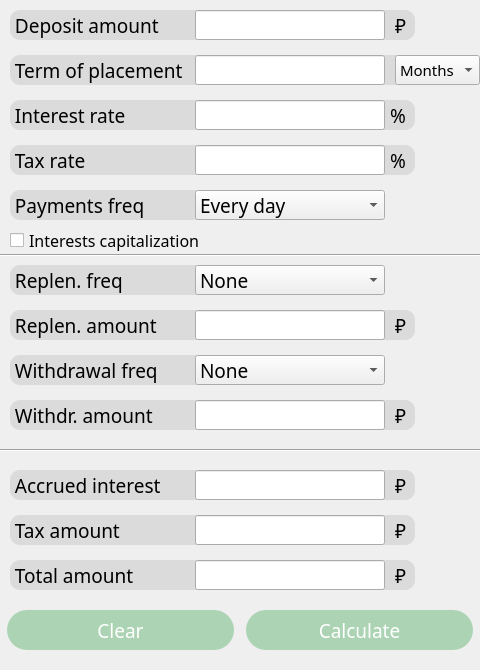
<?xml version="1.0" encoding="UTF-8"?>
<ui version="4.0">
 <class>Deposit</class>
 <widget class="QWidget" name="Deposit">
  <property name="geometry">
   <rect>
    <x>0</x>
    <y>0</y>
    <width>480</width>
    <height>670</height>
   </rect>
  </property>
  <property name="windowTitle">
   <string>Form</string>
  </property>
  <widget class="QLabel" name="label_2">
   <property name="geometry">
    <rect>
     <x>395</x>
     <y>10</y>
     <width>40</width>
     <height>30</height>
    </rect>
   </property>
   <property name="font">
    <font>
     <family>SB Sans Text</family>
     <pointsize>14</pointsize>
    </font>
   </property>
   <property name="text">
    <string>₽</string>
   </property>
  </widget>
  <widget class="QLabel" name="label">
   <property name="geometry">
    <rect>
     <x>10</x>
     <y>10</y>
     <width>405</width>
     <height>30</height>
    </rect>
   </property>
   <property name="font">
    <font>
     <family>SB Sans Text</family>
     <pointsize>14</pointsize>
    </font>
   </property>
   <property name="styleSheet">
    <string notr="true">QLabel {
  background-color: #dbdbdb;
border-radius: 10px;
}</string>
   </property>
   <property name="text">
    <string> Deposit amount</string>
   </property>
  </widget>
  <widget class="QLineEdit" name="dep_amount">
   <property name="geometry">
    <rect>
     <x>195</x>
     <y>10</y>
     <width>190</width>
     <height>30</height>
    </rect>
   </property>
   <property name="font">
    <font>
     <family>SB Sans Text</family>
     <pointsize>14</pointsize>
    </font>
   </property>
   <property name="styleSheet">
    <string notr="true">QLineEdit {
  qproperty-alignment: 'AlignVCenter | AlignHCenter';
  border-radius: 10px;
}

background-color : white;</string>
   </property>
  </widget>
  <widget class="QLineEdit" name="int_rate">
   <property name="geometry">
    <rect>
     <x>195</x>
     <y>100</y>
     <width>190</width>
     <height>30</height>
    </rect>
   </property>
   <property name="font">
    <font>
     <family>SB Sans Text</family>
     <pointsize>14</pointsize>
    </font>
   </property>
   <property name="styleSheet">
    <string notr="true">QLineEdit {
  qproperty-alignment: 'AlignVCenter | AlignHCenter';
  border-radius: 10px;
}

background-color : white;</string>
   </property>
  </widget>
  <widget class="QLabel" name="label_4">
   <property name="enabled">
    <bool>true</bool>
   </property>
   <property name="geometry">
    <rect>
     <x>10</x>
     <y>55</y>
     <width>395</width>
     <height>30</height>
    </rect>
   </property>
   <property name="font">
    <font>
     <family>SB Sans Text</family>
     <pointsize>14</pointsize>
    </font>
   </property>
   <property name="styleSheet">
    <string notr="true">QLabel {
background-color: #dbdbdb;
border-radius: 10px;
}</string>
   </property>
   <property name="text">
    <string> Term of placement</string>
   </property>
  </widget>
  <widget class="QLineEdit" name="place_term">
   <property name="geometry">
    <rect>
     <x>195</x>
     <y>55</y>
     <width>190</width>
     <height>30</height>
    </rect>
   </property>
   <property name="font">
    <font>
     <family>SB Sans Text</family>
     <pointsize>14</pointsize>
    </font>
   </property>
   <property name="styleSheet">
    <string notr="true">QLineEdit {
  qproperty-alignment: 'AlignVCenter | AlignHCenter';
  border-radius: 10px;
}

background-color : white;</string>
   </property>
  </widget>
  <widget class="QComboBox" name="month_year">
   <property name="geometry">
    <rect>
     <x>395</x>
     <y>55</y>
     <width>85</width>
     <height>30</height>
    </rect>
   </property>
   <property name="font">
    <font>
     <family>SB Sans Text</family>
     <pointsize>11</pointsize>
    </font>
   </property>
   <item>
    <property name="text">
     <string>Months</string>
    </property>
   </item>
   <item>
    <property name="text">
     <string>Years</string>
    </property>
   </item>
  </widget>
  <widget class="QLabel" name="label_5">
   <property name="geometry">
    <rect>
     <x>10</x>
     <y>100</y>
     <width>405</width>
     <height>30</height>
    </rect>
   </property>
   <property name="font">
    <font>
     <family>SB Sans Text</family>
     <pointsize>14</pointsize>
    </font>
   </property>
   <property name="styleSheet">
    <string notr="true">QLabel {
  background-color: #dbdbdb;
border-radius: 10px;
}</string>
   </property>
   <property name="text">
    <string> Interest rate</string>
   </property>
  </widget>
  <widget class="QLabel" name="label_3">
   <property name="geometry">
    <rect>
     <x>390</x>
     <y>100</y>
     <width>40</width>
     <height>30</height>
    </rect>
   </property>
   <property name="font">
    <font>
     <family>SB Sans Text</family>
     <pointsize>14</pointsize>
    </font>
   </property>
   <property name="text">
    <string>%</string>
   </property>
  </widget>
  <widget class="QLineEdit" name="tax_rate">
   <property name="geometry">
    <rect>
     <x>195</x>
     <y>145</y>
     <width>190</width>
     <height>30</height>
    </rect>
   </property>
   <property name="font">
    <font>
     <family>SB Sans Text</family>
     <pointsize>14</pointsize>
    </font>
   </property>
   <property name="styleSheet">
    <string notr="true">QLineEdit {
  qproperty-alignment: 'AlignVCenter | AlignHCenter';
  border-radius: 10px;
}

background-color : white;</string>
   </property>
  </widget>
  <widget class="QLabel" name="label_6">
   <property name="geometry">
    <rect>
     <x>10</x>
     <y>145</y>
     <width>405</width>
     <height>30</height>
    </rect>
   </property>
   <property name="font">
    <font>
     <family>SB Sans Text</family>
     <pointsize>14</pointsize>
    </font>
   </property>
   <property name="styleSheet">
    <string notr="true">QLabel {
  background-color: #dbdbdb;
border-radius: 10px;
}</string>
   </property>
   <property name="text">
    <string> Tax rate</string>
   </property>
  </widget>
  <widget class="QLabel" name="label_7">
   <property name="geometry">
    <rect>
     <x>390</x>
     <y>145</y>
     <width>40</width>
     <height>30</height>
    </rect>
   </property>
   <property name="font">
    <font>
     <family>SB Sans Text</family>
     <pointsize>14</pointsize>
    </font>
   </property>
   <property name="text">
    <string>%</string>
   </property>
  </widget>
  <widget class="QLabel" name="pay_freq_label">
   <property name="geometry">
    <rect>
     <x>10</x>
     <y>190</y>
     <width>220</width>
     <height>30</height>
    </rect>
   </property>
   <property name="font">
    <font>
     <family>SB Sans Text</family>
     <pointsize>14</pointsize>
    </font>
   </property>
   <property name="styleSheet">
    <string notr="true">QLabel {
  background-color: #dbdbdb;
border-radius: 10px;
}</string>
   </property>
   <property name="text">
    <string> Payments freq</string>
   </property>
  </widget>
  <widget class="QComboBox" name="paym_freq">
   <property name="geometry">
    <rect>
     <x>195</x>
     <y>190</y>
     <width>190</width>
     <height>30</height>
    </rect>
   </property>
   <property name="font">
    <font>
     <family>SB Sans Text</family>
     <pointsize>14</pointsize>
    </font>
   </property>
   <property name="styleSheet">
    <string notr="true"/>
   </property>
   <property name="currentText">
    <string>Every day</string>
   </property>
   <item>
    <property name="text">
     <string>Every day</string>
    </property>
   </item>
   <item>
    <property name="text">
     <string>Every week</string>
    </property>
   </item>
   <item>
    <property name="text">
     <string>Once a month</string>
    </property>
   </item>
   <item>
    <property name="text">
     <string>Every quarter</string>
    </property>
   </item>
   <item>
    <property name="text">
     <string>Every 6 month</string>
    </property>
   </item>
   <item>
    <property name="text">
     <string>Every year</string>
    </property>
   </item>
   <item>
    <property name="text">
     <string>At the end</string>
    </property>
   </item>
  </widget>
  <widget class="QCheckBox" name="capitalisation">
   <property name="geometry">
    <rect>
     <x>10</x>
     <y>225</y>
     <width>271</width>
     <height>30</height>
    </rect>
   </property>
   <property name="font">
    <font>
     <family>SB Sans Text</family>
     <pointsize>12</pointsize>
    </font>
   </property>
   <property name="styleSheet">
    <string notr="true"/>
   </property>
   <property name="text">
    <string>Interests capitalization</string>
   </property>
  </widget>
  <widget class="QLabel" name="label_9">
   <property name="geometry">
    <rect>
     <x>10</x>
     <y>310</y>
     <width>405</width>
     <height>30</height>
    </rect>
   </property>
   <property name="font">
    <font>
     <family>SB Sans Text</family>
     <pointsize>14</pointsize>
    </font>
   </property>
   <property name="styleSheet">
    <string notr="true">QLabel {
  background-color: #dbdbdb;
border-radius: 10px;
}</string>
   </property>
   <property name="text">
    <string> Replen. amount</string>
   </property>
  </widget>
  <widget class="QLabel" name="label_11">
   <property name="geometry">
    <rect>
     <x>10</x>
     <y>265</y>
     <width>220</width>
     <height>30</height>
    </rect>
   </property>
   <property name="font">
    <font>
     <family>SB Sans Text</family>
     <pointsize>14</pointsize>
    </font>
   </property>
   <property name="styleSheet">
    <string notr="true">QLabel {
  background-color: #dbdbdb;
border-radius: 10px;
}</string>
   </property>
   <property name="text">
    <string> Replen. freq</string>
   </property>
  </widget>
  <widget class="QComboBox" name="repl_freq">
   <property name="geometry">
    <rect>
     <x>195</x>
     <y>265</y>
     <width>190</width>
     <height>30</height>
    </rect>
   </property>
   <property name="font">
    <font>
     <family>SB Sans Text</family>
     <pointsize>14</pointsize>
    </font>
   </property>
   <property name="styleSheet">
    <string notr="true"/>
   </property>
   <property name="currentText">
    <string>None</string>
   </property>
   <item>
    <property name="text">
     <string>None</string>
    </property>
   </item>
   <item>
    <property name="text">
     <string>Once a month</string>
    </property>
   </item>
   <item>
    <property name="text">
     <string>Every quarter</string>
    </property>
   </item>
   <item>
    <property name="text">
     <string>Every 6 month</string>
    </property>
   </item>
   <item>
    <property name="text">
     <string>Every year</string>
    </property>
   </item>
  </widget>
  <widget class="QLineEdit" name="rep_amo">
   <property name="geometry">
    <rect>
     <x>195</x>
     <y>310</y>
     <width>190</width>
     <height>30</height>
    </rect>
   </property>
   <property name="font">
    <font>
     <family>SB Sans Text</family>
     <pointsize>14</pointsize>
    </font>
   </property>
   <property name="styleSheet">
    <string notr="true">QLineEdit {
  qproperty-alignment: 'AlignVCenter | AlignHCenter';
  border-radius: 10px;
}

background-color : white;</string>
   </property>
  </widget>
  <widget class="QLabel" name="label_10">
   <property name="geometry">
    <rect>
     <x>395</x>
     <y>310</y>
     <width>40</width>
     <height>30</height>
    </rect>
   </property>
   <property name="font">
    <font>
     <family>SB Sans Text</family>
     <pointsize>14</pointsize>
    </font>
   </property>
   <property name="text">
    <string>₽</string>
   </property>
  </widget>
  <widget class="Line" name="line">
   <property name="geometry">
    <rect>
     <x>0</x>
     <y>245</y>
     <width>491</width>
     <height>20</height>
    </rect>
   </property>
   <property name="orientation">
    <enum>Qt::Horizontal</enum>
   </property>
  </widget>
  <widget class="QComboBox" name="withdr_freq">
   <property name="geometry">
    <rect>
     <x>195</x>
     <y>355</y>
     <width>190</width>
     <height>30</height>
    </rect>
   </property>
   <property name="font">
    <font>
     <family>SB Sans Text</family>
     <pointsize>14</pointsize>
    </font>
   </property>
   <property name="styleSheet">
    <string notr="true"/>
   </property>
   <property name="currentText">
    <string>None</string>
   </property>
   <item>
    <property name="text">
     <string>None</string>
    </property>
   </item>
   <item>
    <property name="text">
     <string>Once a month</string>
    </property>
   </item>
   <item>
    <property name="text">
     <string>Every quarter</string>
    </property>
   </item>
   <item>
    <property name="text">
     <string>Every 6 month</string>
    </property>
   </item>
   <item>
    <property name="text">
     <string>Every year</string>
    </property>
   </item>
  </widget>
  <widget class="QLabel" name="label_12">
   <property name="geometry">
    <rect>
     <x>10</x>
     <y>355</y>
     <width>220</width>
     <height>30</height>
    </rect>
   </property>
   <property name="font">
    <font>
     <family>SB Sans Text</family>
     <pointsize>14</pointsize>
    </font>
   </property>
   <property name="styleSheet">
    <string notr="true">QLabel {
  background-color: #dbdbdb;
border-radius: 10px;
}</string>
   </property>
   <property name="text">
    <string> Withdrawal freq</string>
   </property>
  </widget>
  <widget class="QLabel" name="label_13">
   <property name="geometry">
    <rect>
     <x>10</x>
     <y>400</y>
     <width>405</width>
     <height>30</height>
    </rect>
   </property>
   <property name="font">
    <font>
     <family>SB Sans Text</family>
     <pointsize>14</pointsize>
    </font>
   </property>
   <property name="styleSheet">
    <string notr="true">QLabel {
  background-color: #dbdbdb;
border-radius: 10px;
}</string>
   </property>
   <property name="text">
    <string> Withdr. amount</string>
   </property>
  </widget>
  <widget class="QLabel" name="label_14">
   <property name="geometry">
    <rect>
     <x>395</x>
     <y>400</y>
     <width>40</width>
     <height>30</height>
    </rect>
   </property>
   <property name="font">
    <font>
     <family>SB Sans Text</family>
     <pointsize>14</pointsize>
    </font>
   </property>
   <property name="text">
    <string>₽</string>
   </property>
  </widget>
  <widget class="QLineEdit" name="withd_amo">
   <property name="geometry">
    <rect>
     <x>195</x>
     <y>400</y>
     <width>190</width>
     <height>30</height>
    </rect>
   </property>
   <property name="font">
    <font>
     <family>SB Sans Text</family>
     <pointsize>14</pointsize>
    </font>
   </property>
   <property name="styleSheet">
    <string notr="true">QLineEdit {
  qproperty-alignment: 'AlignVCenter | AlignHCenter';
  border-radius: 10px;
}

background-color : white;</string>
   </property>
  </widget>
  <widget class="Line" name="line_2">
   <property name="geometry">
    <rect>
     <x>0</x>
     <y>440</y>
     <width>491</width>
     <height>20</height>
    </rect>
   </property>
   <property name="font">
    <font>
     <bold>false</bold>
    </font>
   </property>
   <property name="orientation">
    <enum>Qt::Horizontal</enum>
   </property>
  </widget>
  <widget class="QLabel" name="llaabb">
   <property name="geometry">
    <rect>
     <x>10</x>
     <y>470</y>
     <width>405</width>
     <height>30</height>
    </rect>
   </property>
   <property name="font">
    <font>
     <family>SB Sans Text</family>
     <pointsize>14</pointsize>
    </font>
   </property>
   <property name="styleSheet">
    <string notr="true">QLabel {
  background-color: #dbdbdb;
border-radius: 10px;
}</string>
   </property>
   <property name="text">
    <string> Accrued interest</string>
   </property>
  </widget>
  <widget class="QLineEdit" name="acc_int">
   <property name="geometry">
    <rect>
     <x>195</x>
     <y>470</y>
     <width>190</width>
     <height>30</height>
    </rect>
   </property>
   <property name="font">
    <font>
     <family>SB Sans Text</family>
     <pointsize>14</pointsize>
    </font>
   </property>
   <property name="styleSheet">
    <string notr="true">QLineEdit {
  qproperty-alignment: 'AlignVCenter | AlignHCenter';
  border-radius: 10px;
}

background-color : white;</string>
   </property>
  </widget>
  <widget class="QLabel" name="label_16">
   <property name="geometry">
    <rect>
     <x>395</x>
     <y>470</y>
     <width>40</width>
     <height>30</height>
    </rect>
   </property>
   <property name="font">
    <font>
     <family>SB Sans Text</family>
     <pointsize>14</pointsize>
    </font>
   </property>
   <property name="text">
    <string>₽</string>
   </property>
  </widget>
  <widget class="QLabel" name="label_17">
   <property name="geometry">
    <rect>
     <x>10</x>
     <y>515</y>
     <width>405</width>
     <height>30</height>
    </rect>
   </property>
   <property name="font">
    <font>
     <family>SB Sans Text</family>
     <pointsize>14</pointsize>
    </font>
   </property>
   <property name="styleSheet">
    <string notr="true">QLabel {
  background-color: #dbdbdb;
border-radius: 10px;
}</string>
   </property>
   <property name="text">
    <string> Tax amount</string>
   </property>
  </widget>
  <widget class="QLineEdit" name="tax_amount">
   <property name="geometry">
    <rect>
     <x>195</x>
     <y>515</y>
     <width>190</width>
     <height>30</height>
    </rect>
   </property>
   <property name="font">
    <font>
     <family>SB Sans Text</family>
     <pointsize>14</pointsize>
    </font>
   </property>
   <property name="styleSheet">
    <string notr="true">QLineEdit {
  qproperty-alignment: 'AlignVCenter | AlignHCenter';
  border-radius: 10px;
}

background-color : white;</string>
   </property>
  </widget>
  <widget class="QLabel" name="label_18">
   <property name="geometry">
    <rect>
     <x>395</x>
     <y>515</y>
     <width>40</width>
     <height>30</height>
    </rect>
   </property>
   <property name="font">
    <font>
     <family>SB Sans Text</family>
     <pointsize>14</pointsize>
    </font>
   </property>
   <property name="text">
    <string>₽</string>
   </property>
  </widget>
  <widget class="QLabel" name="label_19">
   <property name="geometry">
    <rect>
     <x>10</x>
     <y>560</y>
     <width>405</width>
     <height>30</height>
    </rect>
   </property>
   <property name="font">
    <font>
     <family>SB Sans Text</family>
     <pointsize>14</pointsize>
    </font>
   </property>
   <property name="styleSheet">
    <string notr="true">QLabel {
  background-color: #dbdbdb;
border-radius: 10px;
}</string>
   </property>
   <property name="text">
    <string> Total amount</string>
   </property>
  </widget>
  <widget class="QLineEdit" name="total">
   <property name="geometry">
    <rect>
     <x>195</x>
     <y>560</y>
     <width>190</width>
     <height>30</height>
    </rect>
   </property>
   <property name="font">
    <font>
     <family>SB Sans Text</family>
     <pointsize>14</pointsize>
    </font>
   </property>
   <property name="styleSheet">
    <string notr="true">QLineEdit {
  qproperty-alignment: 'AlignVCenter | AlignHCenter';
  border-radius: 10px;
}

background-color : white;</string>
   </property>
  </widget>
  <widget class="QLabel" name="label_20">
   <property name="geometry">
    <rect>
     <x>395</x>
     <y>560</y>
     <width>40</width>
     <height>30</height>
    </rect>
   </property>
   <property name="font">
    <font>
     <family>SB Sans Text</family>
     <pointsize>14</pointsize>
    </font>
   </property>
   <property name="text">
    <string>₽</string>
   </property>
  </widget>
  <widget class="QPushButton" name="clear">
   <property name="geometry">
    <rect>
     <x>7</x>
     <y>610</y>
     <width>227</width>
     <height>40</height>
    </rect>
   </property>
   <property name="font">
    <font>
     <family>SB Sans Text</family>
     <pointsize>14</pointsize>
    </font>
   </property>
   <property name="styleSheet">
    <string notr="true">QPushButton {
  background-color: #acd4b4;
  color: white; 
  border-radius: 20px;
}

QPushButton:pressed {
    background-color: #8fba8f;
}</string>
   </property>
   <property name="text">
    <string>Clear</string>
   </property>
  </widget>
  <widget class="QPushButton" name="calculate">
   <property name="geometry">
    <rect>
     <x>246</x>
     <y>610</y>
     <width>227</width>
     <height>40</height>
    </rect>
   </property>
   <property name="font">
    <font>
     <family>SB Sans Text</family>
     <pointsize>14</pointsize>
    </font>
   </property>
   <property name="styleSheet">
    <string notr="true">QPushButton {
  background-color: #acd4b4;
  color: white; 
  border-radius: 20px;
}

QPushButton:pressed {
    background-color: #8fba8f;
}</string>
   </property>
   <property name="text">
    <string>Calculate</string>
   </property>
  </widget>
  <zorder>label_6</zorder>
  <zorder>label_5</zorder>
  <zorder>label</zorder>
  <zorder>label_2</zorder>
  <zorder>dep_amount</zorder>
  <zorder>int_rate</zorder>
  <zorder>label_4</zorder>
  <zorder>place_term</zorder>
  <zorder>month_year</zorder>
  <zorder>label_3</zorder>
  <zorder>tax_rate</zorder>
  <zorder>label_7</zorder>
  <zorder>pay_freq_label</zorder>
  <zorder>paym_freq</zorder>
  <zorder>capitalisation</zorder>
  <zorder>label_9</zorder>
  <zorder>label_11</zorder>
  <zorder>repl_freq</zorder>
  <zorder>rep_amo</zorder>
  <zorder>label_10</zorder>
  <zorder>line</zorder>
  <zorder>label_12</zorder>
  <zorder>label_13</zorder>
  <zorder>label_14</zorder>
  <zorder>withd_amo</zorder>
  <zorder>withdr_freq</zorder>
  <zorder>line_2</zorder>
  <zorder>llaabb</zorder>
  <zorder>acc_int</zorder>
  <zorder>label_16</zorder>
  <zorder>label_17</zorder>
  <zorder>tax_amount</zorder>
  <zorder>label_18</zorder>
  <zorder>label_19</zorder>
  <zorder>total</zorder>
  <zorder>label_20</zorder>
  <zorder>clear</zorder>
  <zorder>calculate</zorder>
 </widget>
 <resources/>
 <connections/>
</ui>
